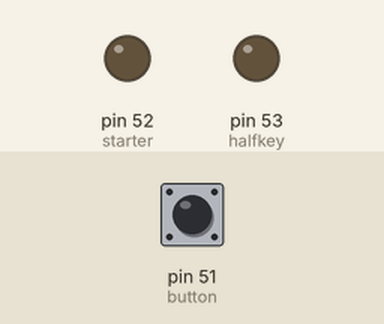
This sketch was run on a simulated Arduino Mega 2560, built with avr-gcc and run on an emulated ATmega2560. Shown: output pins drawn as LEDs (lit = HIGH). The test bench sets the inputs (shaded band); at power-on: pin 51 (button) LOW.

Above: at 1.2 s.
1.3 s: pin 51 (button) pulled HIGH for 0.15 s
At 1.7 s:
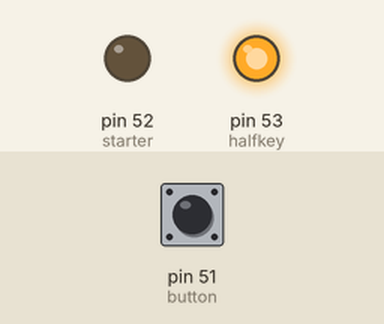
2.9 s: pin 51 (button) pulled HIGH for 3.2 s
At 4.9 s:
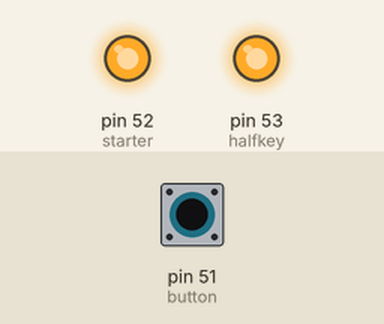
7.6 s: pin 51 (button) pulled HIGH for 1 s
At 8.9 s:
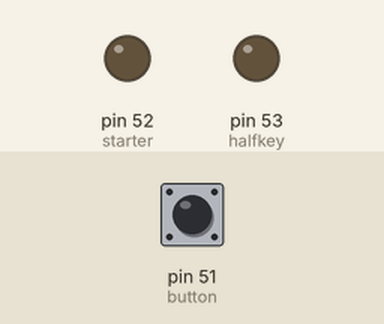
Timing chart, 0 to 10.6 s (numbered marks = the images above; inputs shaded):
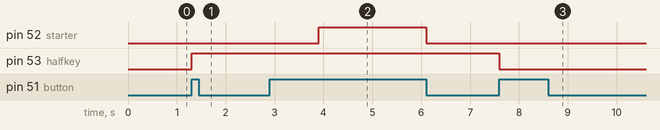

Measured:
- after the input at 1.3 s, pin 53 (halfkey): LOW → HIGH at once
- after the input at 2.9 s, pin 52 (starter): LOW → HIGH after 1.0 s, → LOW 2.2 s later
- after the input at 7.6 s, pin 53 (halfkey): HIGH → LOW at once

The sketch:

engine_start_stop.ino
```cpp
/*
 * Autor: Rafael Lopes Schneider
 * 24 de novembro de 2020
 * Serve para controle de relés de ignição de um veículo normal utilizando um botão para substituir a chave
 * Funcionando perfeitamente - lembre de utilizar o resistor pro GND na conexão do botão com o pino digital
 */

#define starter 52
#define halfkey 53
#define button 51
#define serial 0 // troque para 1 para ativar o debug na porta serial

void setup() {
  if (serial) {
    Serial.begin(9600);
  }
  pinMode(starter, OUTPUT);
  pinMode(halfkey, OUTPUT);
  pinMode(button, INPUT);
  digitalWrite(starter, LOW);
  digitalWrite(halfkey, LOW);
}

int halfkeyState, starterState, engineRunning = 0;

void loop() {
  if (serial) {
    Serial.print(halfkeyState);
    Serial.print(" ");
    Serial.println(starterState);
  }
  if (halfkeyState && engineRunning && digitalRead(button)) {
      halfkeyState = 0;
      engineRunning = 0;
      write(halfkey, LOW);
      while(digitalRead(button)) { }
  }
  else if(halfkeyState) {
    if(digitalRead(button)) {
      for(int i = 0; i < 10; i++) {
        delay(100);
        if(!digitalRead(button)) {
          halfkeyState = 0;
          write(halfkey, LOW);
          return;
        }
      }
      if(digitalRead(button)) {
        starterState = 1;
        write(starter, HIGH);
      }
      while(digitalRead(button)) { }
      starterState = 0;
      engineRunning = 1;
      write(starter, LOW);
    }
  }
  else {
    if(digitalRead(button)) {
      halfkeyState = 1;
      write(halfkey, HIGH);
      while(digitalRead(button)) { }
    }
  }
  delay(50);
}

void write(int port, int value) {
  digitalWrite(port, value);
  delay(1000);
}
```
